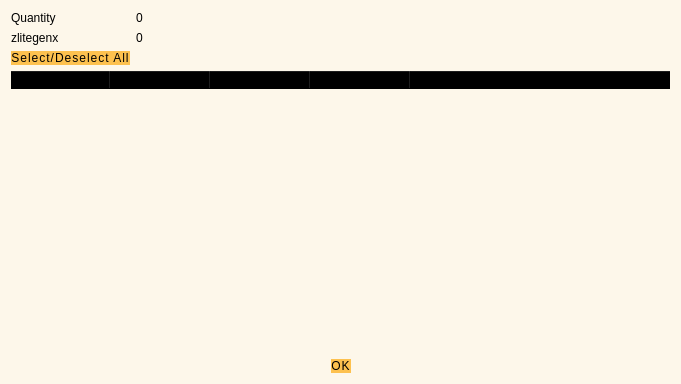
<?xml version="1.0" encoding="UTF-8"?>
<ui version="4.0">
 <class>ZlitegenxControlDialog</class>
 <widget class="QDialog" name="ZlitegenxControlDialog">
  <property name="geometry">
   <rect>
    <x>0</x>
    <y>0</y>
    <width>681</width>
    <height>384</height>
   </rect>
  </property>
  <property name="minimumSize">
   <size>
    <width>681</width>
    <height>384</height>
   </size>
  </property>
  <property name="windowTitle">
   <string>Select zlitegenx to Spend</string>
  </property>
  <property name="styleSheet">
   <string notr="true">QDialog {
  background-color: #fdf7ea;
  color: #050044;
}
QValidatedLineEdit,
QLineEdit,
QTextEdit {
  font-size: 12px;
  min-height: 25px;
  outline: 0;
  padding: 3px;
  border: 1px;
  color: #333;
 background-color: #ffffff;
  border-radius: 15px;
}

QValidatedLineEdit: !focus {
  color: #333;
  background-color: #e7e7e7;
}
QValueComboBox {
  padding: 3px 5px 3px 5px;
  background: #fcfcfc;
  font-size: 12px;
  min-height: 25px;
  outline: 0;
  padding: 3px;
  border: 0px;
  color: #333;
  background-color: #f2f2f2;
  border-radius: 10px;
}

QValueComboBox: !focus {
  color: #5c4c7c;
  background-color: #e7e7e7;
}
QLineEdit: !focus {
  color: #333;
  background-color: #e7e7e7;
}

QTextEdit: !focus {
  color: #333;
  background-color: #e7e7e7;
}

/* .QValidatedLineEdit:checked, .QLineEdit:checked */

QValidatedLineEdit:disabled,
.QLineEdit:disabled,
.QTextEdit:disabled {
  color: #333;
  background-color: #f2f2f2;
}

.QPlainTextEdit {
  background-color: #f2f2f2;
}
QDialogButtonBox,
QPushButton {
  background-color: #fdc14f;
  padding: 0.85em 2em;
  letter-spacing: 1px;
  color: #000000;
  font-size: 12px;
  border-radius: 20px;
}
QPushButton:hover {
  background-color: #fb9803;
}
QPushButton:focus {
  border: none;
  outline: none;
}
QPushButton:pressed {
  border: 1px solid #ff7300;
}

QPushButton:disabled {
  border: 1px solid #aaaaaa;
  background-color: #bbbbbb;
}</string>
  </property>
  <layout class="QGridLayout" name="gridLayout">
   <item row="0" column="0">
    <layout class="QFormLayout" name="formLayout">
     <property name="sizeConstraint">
      <enum>QLayout::SetDefaultConstraint</enum>
     </property>
     <item row="0" column="0">
      <widget class="QLabel" name="labelQuantity">
       <property name="text">
        <string>Quantity</string>
       </property>
      </widget>
     </item>
     <item row="0" column="1">
      <widget class="QLabel" name="labelQuantity_int">
       <property name="text">
        <string>0</string>
       </property>
      </widget>
     </item>
     <item row="1" column="0">
      <widget class="QLabel" name="labelZlitegenx">
       <property name="text">
        <string>zlitegenx</string>
       </property>
      </widget>
     </item>
     <item row="1" column="1">
      <widget class="QLabel" name="labelZlitegenx_int">
       <property name="text">
        <string>0</string>
       </property>
      </widget>
     </item>
     <item row="2" column="0">
      <widget class="QPushButton" name="pushButtonAll">
       <property name="styleSheet">
        <string notr="true">QDialogButtonBox,
QPushButton {
  background-color: #fdc14f;
  padding: 0.85em 2em;
  letter-spacing: 1px;
  color: #000000;
  font-size: 12px;
  border-radius: 20px;
}
QPushButton:hover {
  background-color: #fb9803;
}
QPushButton:focus {
  border: none;
  outline: none;
}
QPushButton:pressed {
  border: 1px solid #ff7300;
}

QPushButton:disabled {
  border: 1px solid #aaaaaa;
  background-color: #bbbbbb;
}</string>
       </property>
       <property name="text">
        <string>Select/Deselect All</string>
       </property>
      </widget>
     </item>
    </layout>
   </item>
   <item row="1" column="0">
    <layout class="QVBoxLayout" name="verticalLayout">
     <item>
      <widget class="QTreeWidget" name="treeWidget">
       <property name="minimumSize">
        <size>
         <width>0</width>
         <height>250</height>
        </size>
       </property>
       <property name="styleSheet">
        <string notr="true">border: 0;
  background-color: transparent;</string>
       </property>
       <property name="alternatingRowColors">
        <bool>true</bool>
       </property>
       <property name="sortingEnabled">
        <bool>true</bool>
       </property>
       <property name="columnCount">
        <number>5</number>
       </property>
       <attribute name="headerDefaultSectionSize">
        <number>100</number>
       </attribute>
       <column>
        <property name="text">
         <string notr="true">Select</string>
        </property>
       </column>
       <column>
        <property name="text">
         <string notr="true">Denomination</string>
        </property>
       </column>
       <column>
        <property name="text">
         <string notr="true">zlitegenx Public ID</string>
        </property>
       </column>
       <column>
        <property name="text">
         <string notr="true">Confirmations</string>
        </property>
       </column>
       <column>
        <property name="text">
         <string>Is Spendable</string>
        </property>
       </column>
      </widget>
     </item>
     <item>
      <widget class="QDialogButtonBox" name="buttonBox">
       <property name="styleSheet">
        <string notr="true">QDialogButtonBox,
QPushButton {
  background-color: #fdc14f;
  padding: 0.85em 2em;
  letter-spacing: 1px;
  color: #000000;
  font-size: 12px;
  border-radius: 20px;
}
QPushButton:hover {
  background-color: #fb9803;
}
QPushButton:focus {
  border: none;
  outline: none;
}
QPushButton:pressed {
  border: 1px solid #ff7300;
}

QPushButton:disabled {
  border: 1px solid #aaaaaa;
  background-color: #bbbbbb;
}</string>
       </property>
       <property name="orientation">
        <enum>Qt::Horizontal</enum>
       </property>
       <property name="standardButtons">
        <set>QDialogButtonBox::Ok</set>
       </property>
       <property name="centerButtons">
        <bool>true</bool>
       </property>
      </widget>
     </item>
    </layout>
   </item>
  </layout>
 </widget>
 <resources/>
 <connections>
  <connection>
   <sender>buttonBox</sender>
   <signal>accepted()</signal>
   <receiver>ZlitegenxControlDialog</receiver>
   <slot>accept()</slot>
   <hints>
    <hint type="sourcelabel">
     <x>248</x>
     <y>254</y>
    </hint>
    <hint type="destinationlabel">
     <x>157</x>
     <y>274</y>
    </hint>
   </hints>
  </connection>
  <connection>
   <sender>buttonBox</sender>
   <signal>rejected()</signal>
   <receiver>ZlitegenxControlDialog</receiver>
   <slot>reject()</slot>
   <hints>
    <hint type="sourcelabel">
     <x>316</x>
     <y>260</y>
    </hint>
    <hint type="destinationlabel">
     <x>286</x>
     <y>274</y>
    </hint>
   </hints>
  </connection>
 </connections>
</ui>
